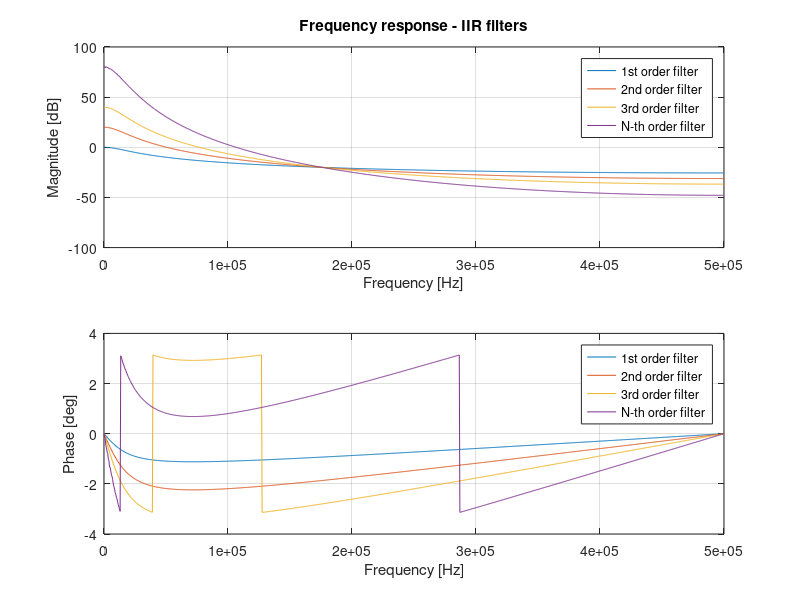

The MATLAB script that drew this image:
% SCRIPT - IIR filtering analysis %
% v1.0

fs = 1*10^6;
ALPHA = single(0.1);

% 1st order IIR filter %
a = [1 -(1-ALPHA)];

% 2nd order IIR filter -> 2 cascaded single pole IIR %
b1 = [1 -(1-ALPHA)];
b2 = [1 -(1-ALPHA)];
b = conv(b1,b2);

% 3rd order IIR filter -> 3 cascaded single pole IIR %
c1 = [1 -(1-ALPHA)];
c2 = [1 -(1-ALPHA)];
c3 = [1 -(1-ALPHA)]; 
c = conv(c3,conv(c1,c2));

% N-th order IIR filter -> N cascaded single pole IIR %
N=5;
d = [1];
for i = 1:N
    aux = [1 -(1-ALPHA)]
    d = conv(d,aux);
end

n=1000;
[h1,f] = freqz(ALPHA,a,n,fs);
[h2,f] = freqz(ALPHA,b,n,fs);
[h3,f] = freqz(ALPHA,c,n,fs);
[h4,f] = freqz(ALPHA,d,n,fs);

% Cutoff frequencies %
[c1 ind1] = min(abs(20*log10(abs(h1))+3));
[c2 ind2] = min(abs(20*log10(abs(h2))+3)); 
[c3 ind3] = min(abs(20*log10(abs(h3))+3));

figure(1)
subplot(2,1,1)
plot(f,20*log10(abs(h1)))
hold on
plot(f,20*log10(abs(h2)))
hold on
plot(f,20*log10(abs(h3)))
hold on
plot(f,20*log10(abs(h4)))
title('Frequency response - IIR filters')
xlabel('Frequency [Hz]')
ylabel('Magnitude [dB]')
legend('1st order filter','2nd order filter','3rd order filter','N-th order filter');
grid

subplot(2,1,2)
plot(f,angle(h1))
hold on
plot(f,angle(h2))
hold on
plot(f,angle(h3))
hold on
plot(f,angle(h4))
xlabel('Frequency [Hz]')
ylabel('Phase [deg]')
legend('1st order filter','2nd order filter','3rd order filter','N-th order filter');
grid